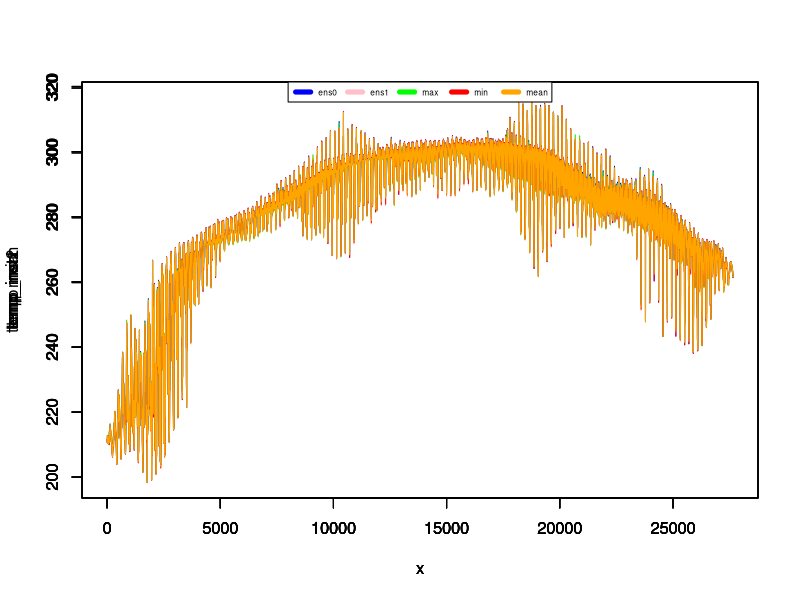
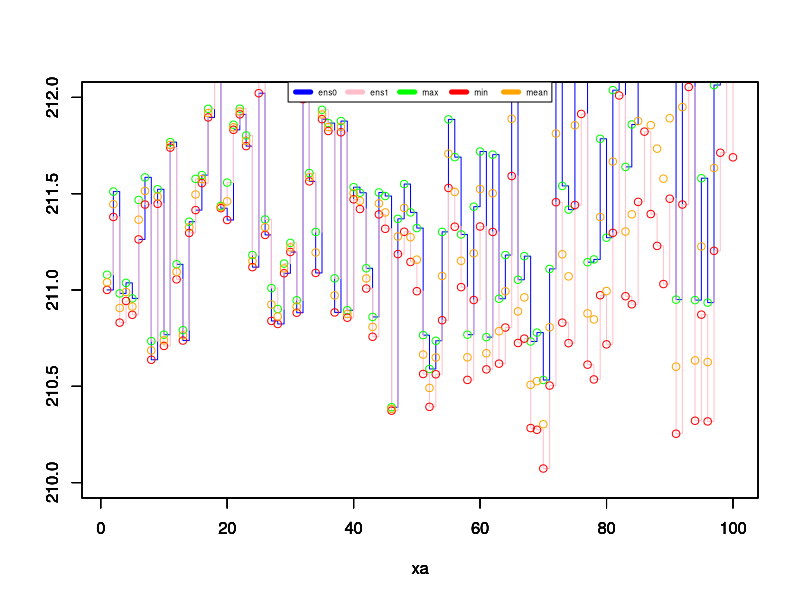
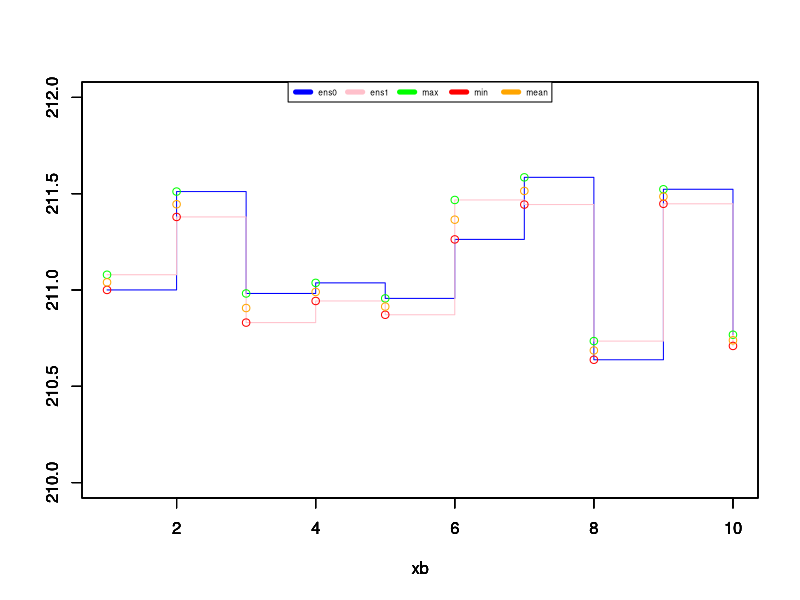
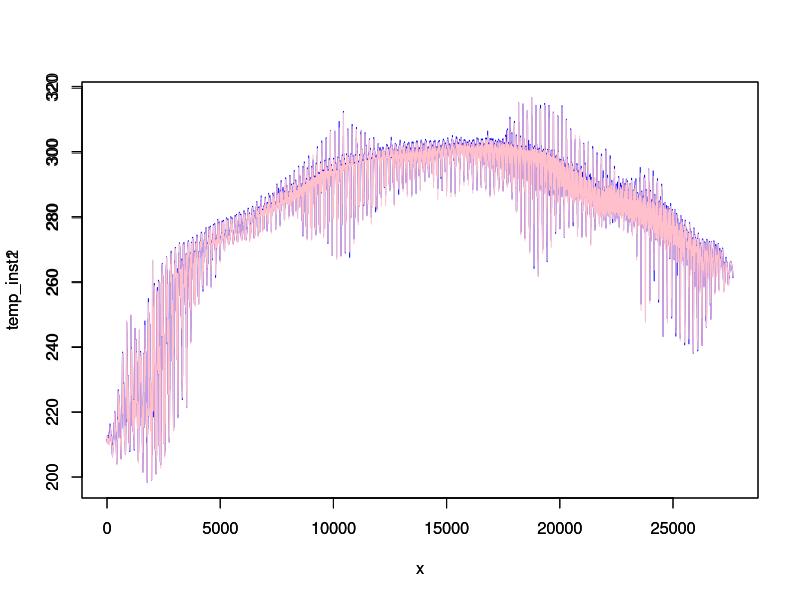
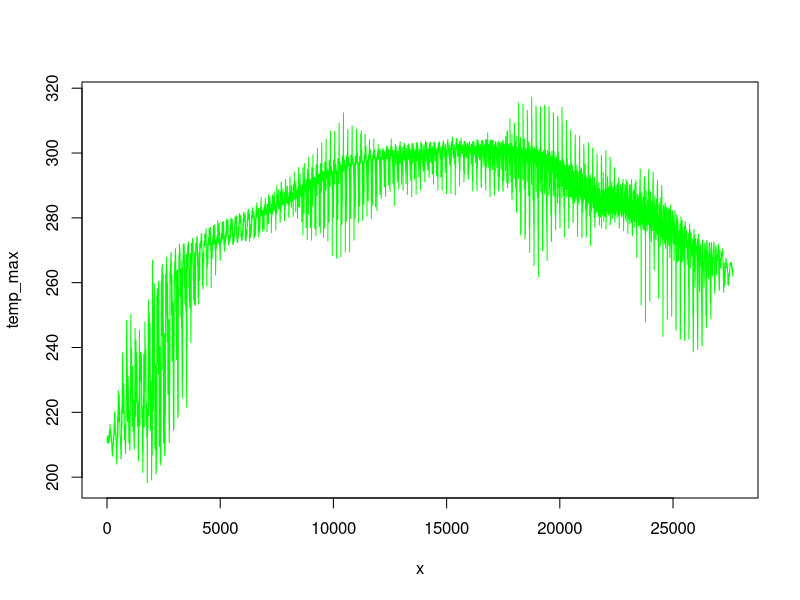
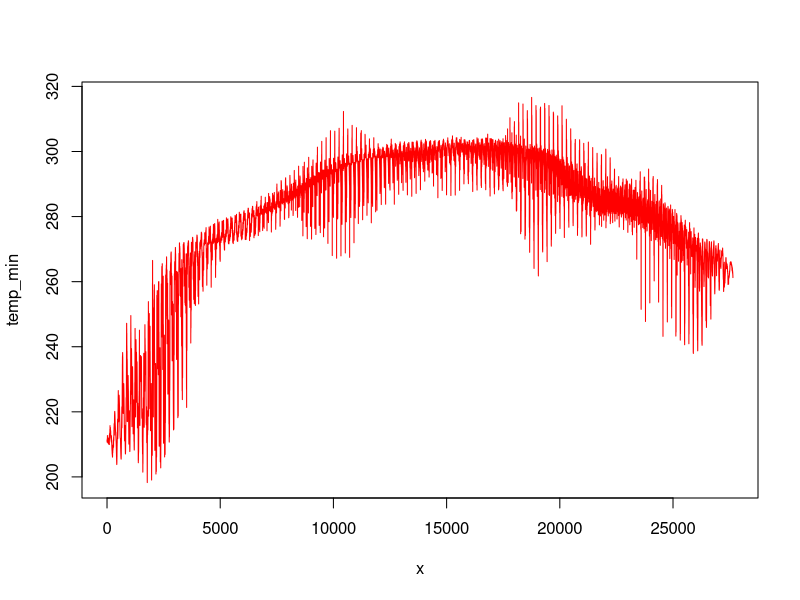
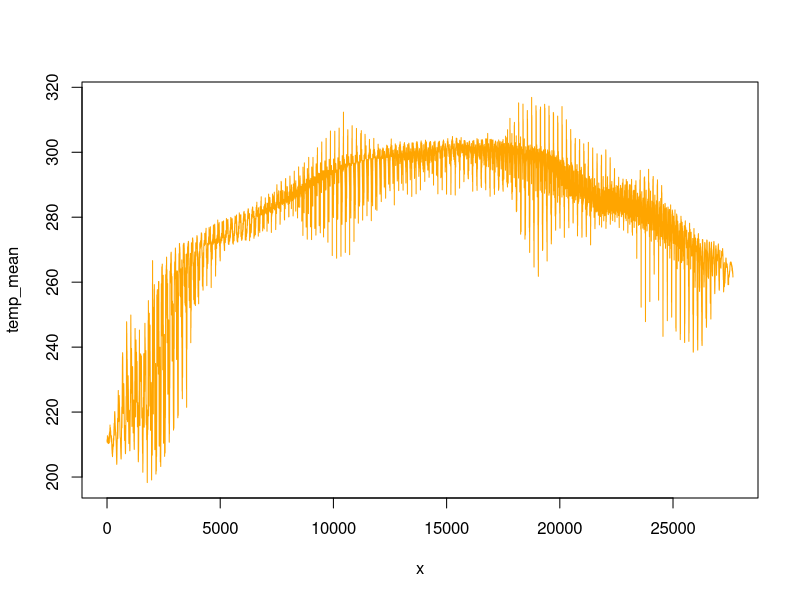

Write R code to recreate these figures, in order.
#!/usr/bin/env Rscript

# ########################################################

pdf("temp.pdf") # either save all files in one pdf or the files in specific pdfs; find an option to automatise the choice

# temp_inst = read.csv("temp-inst.csv")
# temp_max = read.csv("temp-max.csv")
# temp_min = read.csv("temp-min.csv")
# temp_mean = read.csv("temp-mean.csv")

# data = read.table("test.csv", header=FALSE, sep = ',')
temp_inst1 = read.table("inst12.txt", header=FALSE, sep = ',')
temp_inst2 = read.table("inst22.txt", header=FALSE, sep = ',')
temp_max = read.table("max2.txt", header=FALSE, sep = ',')
temp_min = read.table("min2.txt", header=FALSE, sep = ',')
temp_mean = read.table("mean2.txt", header=FALSE, sep = ',')
temp_stdev = read.table("stdev2.txt", header=FALSE, sep = ',')

x1=length(temp_inst1)
x2=length(temp_inst2)
x3=length(temp_max)
x4=length(temp_min)
x5=length(temp_mean)
x6=length(temp_stdev)

print(x1)
print(x2)
print(x3)
print(x4)
print(x5)
print(x6)

x = seq(1, x1, 1)


plot(x,temp_inst1,type="l",col="blue") 
par(new = TRUE)
plot(x,temp_inst2,type="l",col="pink") 
par(new = TRUE)
plot(x,temp_max,type="l",col="green",) 
par(new = TRUE)
plot(x,temp_min,type="l",col="red") 
par(new = TRUE)
plot(x,temp_mean,type="l",col="orange") 
par(new = TRUE)
#lines(x,temp_stdev,col="pink")
plot_colors <- c("blue","pink","green","red","orange") 
par(new = TRUE)
legend(x = "top",inset = 0,
        legend = c("ens0", "ens1","max", "min","mean"), 
        col=plot_colors, lwd=5, cex=.5, horiz = TRUE)


xa = seq(1, 100, 1)


plot(xa,temp_inst1[1:100],type="s",col="blue",ylim = c(210, 212),ylab="")
par(new = TRUE)
plot(xa,temp_inst2[1:100],type="s",col="pink",ylim = c(210, 212),ylab="")
par(new = TRUE)
plot(xa,temp_max[1:100],type="p",col="green",ylim = c(210, 212),ylab="")
par(new = TRUE)
plot(xa,temp_min[1:100],type="p",col="red",ylim = c(210, 212),ylab="")
par(new = TRUE)
plot(xa,temp_mean[1:100],type="p",col="orange",ylim = c(210, 212),ylab="")
par(new = TRUE)
#lines(x,temp_stdev,col="pink")
plot_colors <- c("blue","pink","green","red","orange")
par(new = TRUE)
legend(x = "top",inset = 0,
        legend = c("ens0", "ens1","max", "min","mean"),
        col=plot_colors, lwd=5, cex=.5, horiz = TRUE)


xb = seq(1, 10, 1)


plot(xb,temp_inst1[1:10],type="s",col="blue",ylim = c(210, 212),ylab="")
par(new = TRUE)
plot(xb,temp_inst2[1:10],type="s",col="pink",ylim = c(210, 212),ylab="")
par(new = TRUE)
plot(xb,temp_max[1:10],type="p",col="green",ylim = c(210, 212),ylab="")
par(new = TRUE)
plot(xb,temp_min[1:10],type="p",col="red",ylim = c(210, 212),ylab="")
par(new = TRUE)
plot(xb,temp_mean[1:10],type="p",col="orange",ylim = c(210, 212),ylab="")
par(new = TRUE)
#lines(x,temp_stdev,col="pink")
plot_colors <- c("blue","pink","green","red","orange")
par(new = TRUE)
legend(x = "top",inset = 0,
        legend = c("ens0", "ens1","max", "min","mean"),
        col=plot_colors, lwd=5, cex=.5, horiz = TRUE)

#print(temp_inst1[1:10])
#print(temp_inst2[1:10])
#print(temp_max[1:10])
#print(temp_min[1:10])
#print(temp_mean[1:10])


plot(x,temp_inst1,type="l",col="blue")
par(new = TRUE)
plot(x,temp_inst2,type="l",col="pink")

plot(x,temp_max,type="l",col="green")

plot(x,temp_min,type="l",col="red")

plot(x,temp_mean,type="l",col="orange")

#plot(x,temp_stdev,col="pink")

#dev.off()
print("Graphics constructed with success!")
